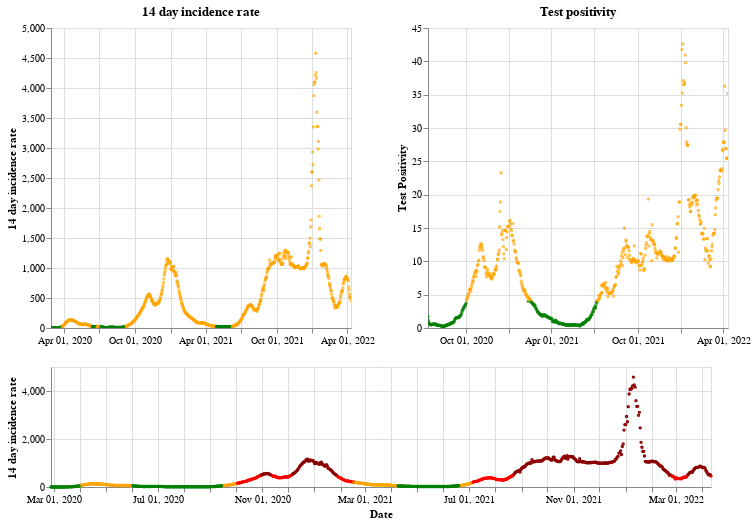

The code cell stored with this chart in its notebook:
### Markdown cell above
## Wales

### Code cell
plot_traffic_light('Wales')

### Figure 1 — Vega-Lite specification as saved in the notebook (floating-point values rounded to 4 significant figures; data arrays with more than 128 entries replaced by an {"elided": "..."} marker saying what was removed)
{"config": {"view": {"continuousWidth": 400, "continuousHeight": 300}}, "vconcat": [{"hconcat": [{"mark": {"type": "point", "size": 2}, "encoding": {"color": {"condition": {"value": "green", "test": "(datum.twoWeeklyCasesRate <= 25)"}, "value": "orange"}, "tooltip": [{"type": "nominal", "field": "areaName"}, {"type": "temporal", "field": "date"}, {"type": "quantitative", "field": "twoWeeklyCasesRate"}, {"type": "quantitative", "field": "testPositivity"}], "x": {"type": "temporal", "axis": {"title": ""}, "field": "date", "scale": {"domain": {"selection": "DateBrush"}}, "timeUnit": "yearmonthdate"}, "y": {"type": "quantitative", "axis": {"title": "14 day incidence rate"}, "field": "twoWeeklyCasesRate"}}, "title": "14 day incidence rate", "width": 300}, {"mark": {"type": "point", "size": 2}, "encoding": {"color": {"condition": {"value": "green", "test": "(datum.testPositivity <= 4)"}, "value": "orange"}, "tooltip": [{"type": "nominal", "field": "areaName"}, {"type": "temporal", "field": "date"}, {"type": "quantitative", "field": "twoWeeklyCasesRate"}, {"type": "quantitative", "field": "testPositivity"}], "x": {"type": "temporal", "axis": {"title": ""}, "field": "date", "scale": {"domain": {"selection": "DateBrush"}}, "timeUnit": "yearmonthdate"}, "y": {"type": "quantitative", "axis": {"title": "Test Positivity"}, "field": "testPositivity"}}, "title": "Test positivity", "width": 300}]}, {"layer": [{"mark": {"type": "point", "size": 2}, "encoding": {"color": {"condition": {"value": "orange", "test": "(((datum.testPositivity < 4) && (datum.twoWeeklyCasesRate >= 50)) && (datum.twoWeeklyCasesRate < 200))"}, "value": "red"}, "opacity": {"condition": {"value": 1, "test": "((datum.twoWeeklyCasesRate >= 50) && (datum.twoWeeklyCasesRate < 500))"}, "value": 0}, "tooltip": [{"type": "nominal", "field": "areaName"}, {"type": "temporal", "field": "date"}, {"type": "quantitative", "field": "twoWeeklyCasesRate"}, {"type": "quantitative", "field": "testPositivity"}], "x": {"type": "temporal", "axis": {"title": "Date"}, "field": "date", "timeUnit": "yearmonthdate"}, "y": {"type": "quantitative", "axis": {"title": "14 day incidence rate"}, "field": "twoWeeklyCasesRate"}}, "selection": {"DateBrush": {"type": "interval", "encodings": ["x"], "fields": ["Time"]}}}, {"mark": {"type": "point", "size": 2}, "encoding": {"color": {"value": "darkred"}, "opacity": {"condition": {"value": 1, "test": "(datum.twoWeeklyCasesRate >= 500)"}, "value": 0}, "tooltip": [{"type": "nominal", "field": "areaName"}, {"type": "temporal", "field": "date"}, {"type": "quantitative", "field": "twoWeeklyCasesRate"}, {"type": "quantitative", "field": "testPositivity"}], "x": {"type": "temporal", "axis": {"title": "Date"}, "field": "date", "timeUnit": "yearmonthdate"}, "y": {"type": "quantitative", "axis": {"title": "14 day incidence rate"}, "field": "twoWeeklyCasesRate"}}}, {"mark": {"type": "point", "size": 2}, "encoding": {"color": {"condition": {"value": "green", "test": "((datum.testPositivity < 4) && (datum.twoWeeklyCasesRate < 50))"}, "value": "orange"}, "opacity": {"condition": {"value": 1, "test": "(datum.twoWeeklyCasesRate < 50)"}, "value": 0}, "tooltip": [{"type": "nominal", "field": "areaName"}, {"type": "temporal", "field": "date"}, {"type": "quantitative", "field": "twoWeeklyCasesRate"}, {"type": "quantitative", "field": "testPositivity"}], "x": {"type": "temporal", "axis": {"title": "Date"}, "field": "date", "timeUnit": "yearmonthdate"}, "y": {"type": "quantitative", "axis": {"title": "14 day incidence rate"}, "field": "twoWeeklyCasesRate"}}}], "height": 120, "width": 660}], "data": {"name": "data-923629eaeb4d9ce8849978077472e8fd"}, "$schema": "https://vega.github.io/schema/vega-lite/v4.8.1.json", "datasets": {"data-923629eaeb4d9ce8849978077472e8fd": {"elided": "775 records"}}}
